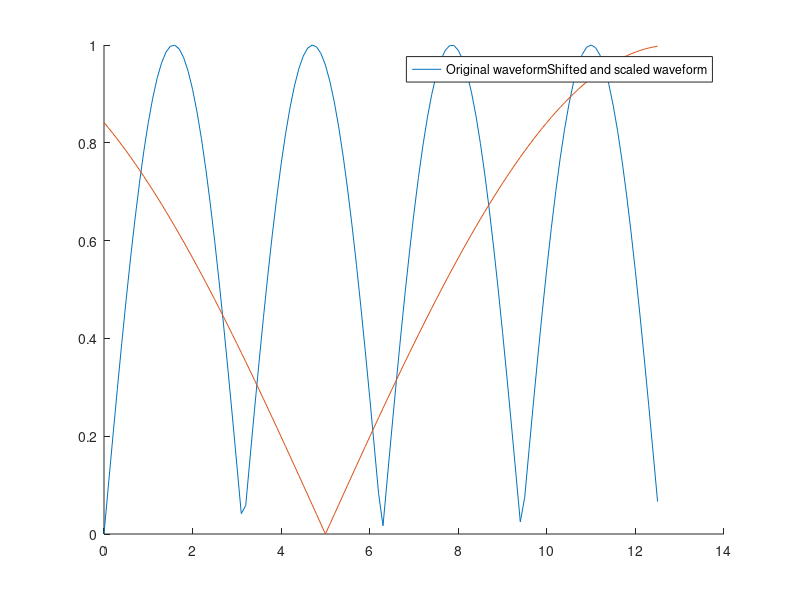

MATLAB code to generate this figure:
function scale_shift()
close all

a=input('Input scale a ');
b=input('Input shift b ');
hold on
t = [0:0.1:4*pi];
t2=(t-b)/a;
f1 = abs(sin(t));
f2 = abs(sin(t2));
p1=plot(t,f1);M1 = "Original waveform";
p2=plot(t,f2);M2 = "Shifted and scaled waveform";
legend([p1,p2], [M1, M2]);
end

